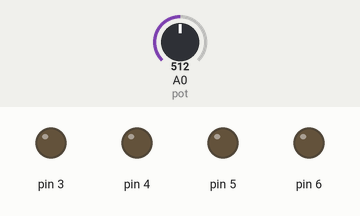
This sketch was run on a simulated Arduino Uno, built with avr-gcc and run on an emulated ATmega328P. Parts: output pins drawn as LEDs (lit = HIGH). The inputs (shaded band) are chosen by the test bench; at power-on: A0 (pot) = 512.

Above: at 4.8 s.
4.9 s: A0 (pot) set to 0
At 6.4 s:
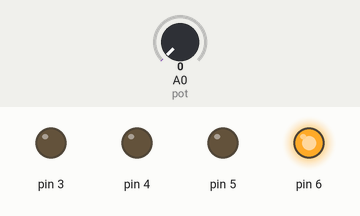
10.0 s: A0 (pot) set to 122
At 10.3 s:
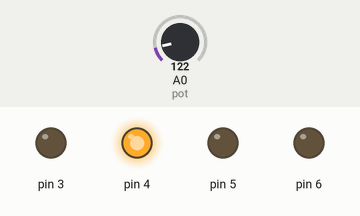
At 10.79 s:
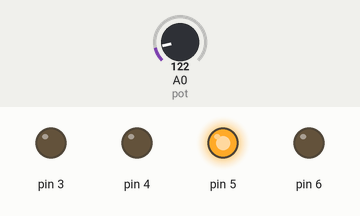
Timing chart, 0 to 21.1 s (numbered marks = the images above; inputs shaded):
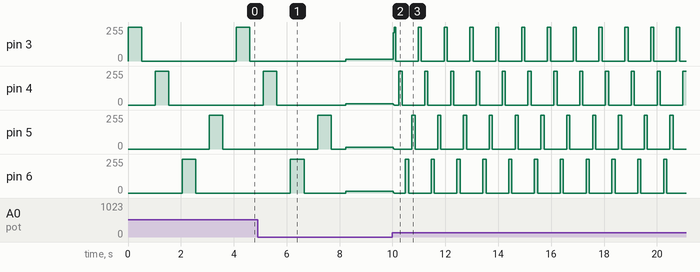

The sketch:

kara_simsek.ino
```cpp
#define pot A0
int bekleme_suresi=0;
void setup() {
   pinMode(3,OUTPUT);
   pinMode(4,OUTPUT);
   pinMode(5,OUTPUT);
   pinMode(6,OUTPUT);
}

void loop() {

int deger=analogRead(pot);
bekleme_suresi=deger;

digitalWrite(3,HIGH);
delay(bekleme_suresi);
digitalWrite(3,LOW);
delay(bekleme_suresi);

digitalWrite(4,HIGH);
delay(bekleme_suresi);
digitalWrite(4,LOW);
delay(bekleme_suresi);

digitalWrite(6,HIGH);
delay(bekleme_suresi);
digitalWrite(6,LOW);
delay(bekleme_suresi);

digitalWrite(5,HIGH);
delay(bekleme_suresi);
digitalWrite(5,LOW);
delay(bekleme_suresi);


}
```

Measured:
- after the input at 10.0 s, pin 3: 13/255 → 212/255 at once, then moves between 0/255 and 255/255, repeating every 0.98 s
